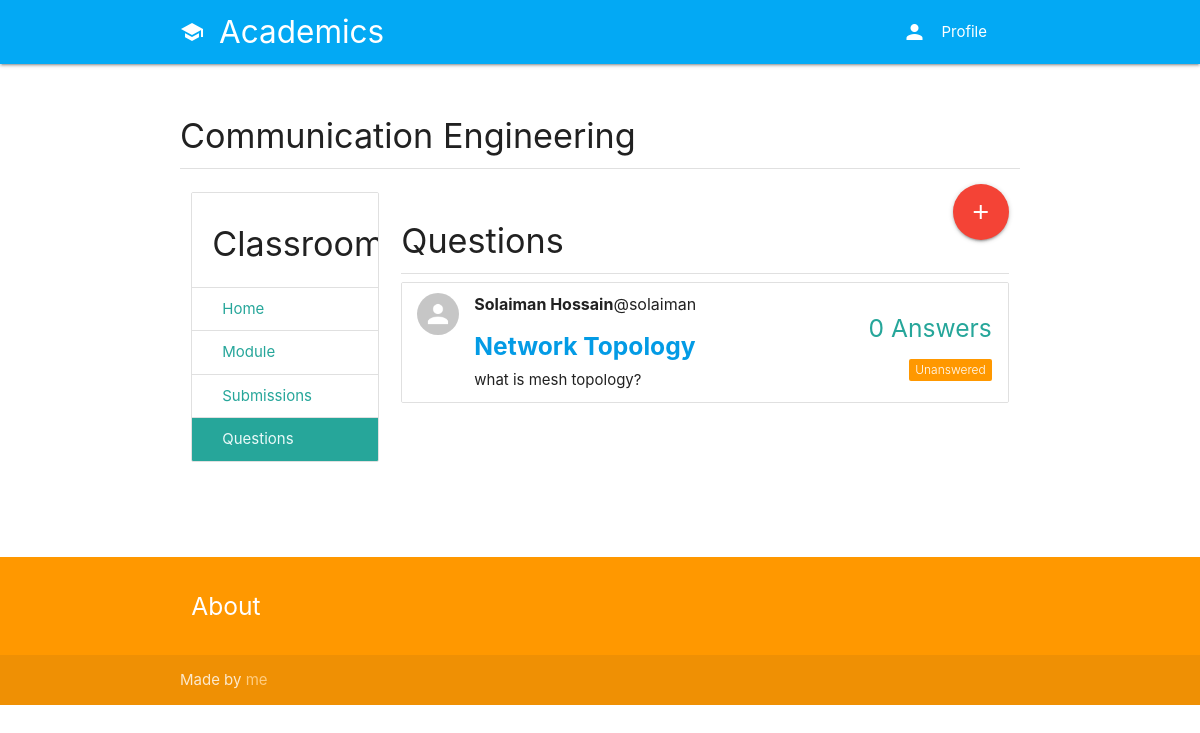
The app's page /course/e46793b5730f43e9badbcbce2be893d7/questions with its own data.
### classroom/models.py (models this page shows, shortened)
class Course(models.Model):
	id = models.UUIDField(primary_key=True, default=uuid.uuid4, editable=False)
	picture = models.ImageField(upload_to=user_directory_path)
	title = models.CharField(max_length=200)
	description = models.CharField(max_length=300)
	category = models.ForeignKey(Category, on_delete=models.CASCADE)
	syllabus = RichTextField()
	user = models.ForeignKey(User, on_delete=models.CASCADE, related_name='course_owner')
	enrolled = models.ManyToManyField(User)
	modules = models.ManyToManyField(Module)
	questions = models.ManyToManyField(Question)

### question/models.py (models this page shows, shortened)
class Question(models.Model):
	user = models.ForeignKey(User, on_delete=models.CASCADE, related_name='question_user')
	title = models.CharField(max_length=300)
	body = RichTextField()
	created_date = models.DateTimeField(auto_now_add=True)
	update_date = models.DateTimeField(auto_now_add=True)
	has_accepted_answer = models.BooleanField(default=False)
	def get_answers_count(self):
		return Answer.objects.filter(question=self).count()

### question/views.py (the view)
# urls.py: path('<course_id>/questions', Questions, name='questions'),
def Questions(request, course_id):
	course = get_object_or_404(Course, id=course_id)
	questions = course.questions.all()
	paginator = Paginator(questions, 10)
	page_number = request.GET.get('page')
	questions_data = paginator.get_page(page_number)
	context = {
		'course': course,
		'questions': questions_data,
	}
	return render(request, 'question/questions.html', context)

### authy/views.py (called while the page is built)
def SideNavInfo(request):
	user = request.user
	nav_profile = None
	if user.is_authenticated:
		nav_profile = Profile.objects.get(user=user)
	return {'nav_profile': nav_profile}

### direct/views.py (called while the page is built)
def CheckDirects(request):
    directs_count = 0
    if request.user.is_authenticated:
        directs_count = Message.objects.filter(user=request.user, is_read=False).count()
    return {'directs_count': directs_count}

### student_portal/templates/question/questions.html (shortened to what this page needs)
{% extends 'base.html' %}
{% load static %}
{% block content %}
<div class="section">
	<h4>{{ course.title }}</h4>
	<div class="divider"></div>
</div>
<div class="row">
<div class="col s3">
      <ul class="collection with-header">
        <li class="collection-header"><h4>Classroom</h4></li>
        <a href="{% url 'course' course.id %}" class="collection-item">Home</a>
        <a href="{% url 'modules' course.id %}" class="collection-item">Module</a>
        <a href="{% url 'submissions' course.id %}" class="collection-item">Submissions</a>
        <a href="{% url 'questions' course.id %}" class="collection-item active">Questions</a>
      </ul>
</div>
<div class="col s9">
  <a href="{% url 'new-student-question' course.id %}" class="btn-floating btn-large waves-effect waves-light red right"><i class="material-icons">add</i></a>
  <div class="section">
    <h4>Questions</h4>
    <div class="divider"></div>
    <ul class="collection">
    {% for question in questions %}
    <li class="collection-item avatar">
      {% if question.user.profile.picture %}
        <img src="{{ question.user.profile.picture.url }}" class="circle responsive-img">
      {% else %}
        <img src="{% static 'img/no_avatar.jpg' %}" class="circle responsive-img">
      {% endif %}
      <span class="title"><b>{{ question.user.get_full_name }}</b>@{{ question.user.username }}</span>
      <a href="{% url 'question-detail' course.id question.id %}"><h5><b>{{ question.title }}</b></h5></a>
      <p>{{ question.body | safe | truncatechars:110 }}</p>
      <div class="secondary-content">
        <h5>{{ question.get_answers_count }} Answers</h5>
        <h5>
          {% if question.has_accepted_answer == True %}
            <span class="new badge green" data-badge-caption="Answered"></span>
          {% else %}
            <span class="new badge orange" data-badge-caption="Unanswered"></span>
          {% endif %}
        </h5>
      </div>
    </li>
    {% endfor %}
    </ul>
    <div class="col s12 m12 center-align">
    </div>
  </div>
</div>
</div>
{% endblock %}

### records on screen
Course: title "Communication Engineering"
Question: user.get_full_name "Solaiman Hossain", user.username "solaiman", title "Network Topology", body "what is mesh topology?", get_answers_count "0", has_accepted_answer False (drawn)
